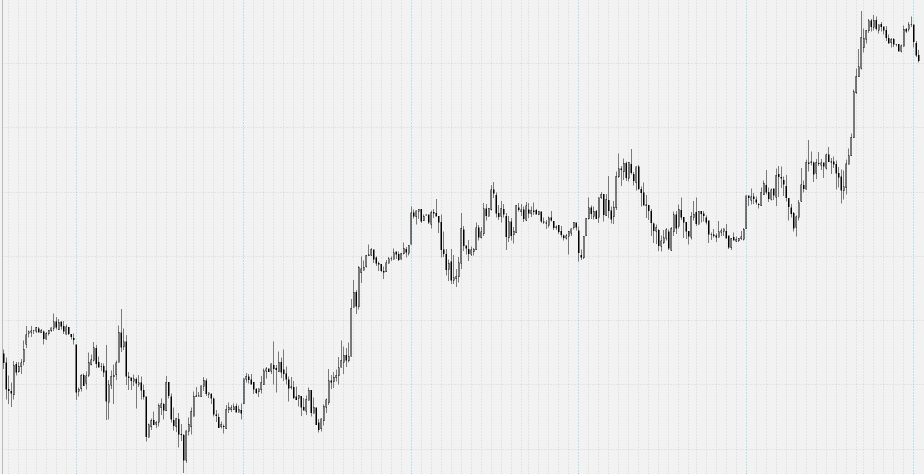
#> input picture test.jpg, 1848 x 947 px, found by its file name (shown at 1/2 size)
$ python candle.py
#> lines starting #> are read from the running program, lines starting #| are printed output that depends on the picture; after the words box and inside, x2 and y2 are one past the last pixel; in counts of white or black regions, pixels touching at a corner belong together
import time
import numpy as np
import datetime
import csv

import cv2


# input data besides screen
time = datetime.datetime(2021, 8, 25, 16, 30)       # note: year, month, day, hour, minute
cndl_frame = datetime.timedelta(minutes=15)
max_price = 33562
min_price = 32127

start = time - cndl_frame

#__________________________________________________________________________________________________________________
def candle_cnts(image):
    """ Find contours.
    Input -- a grayscale image is needed, if not, use it : image = cv2.cvtColor(image, cv2.COLOR_BGR2GRAY)

    cv2.threshold -- translate into binary format. Black 0,0,0 and  255, 255, 255.
        One for the needed, the other for the unnecessary. Сontrolled by parameter cv2.THRESH_...
        cv2.THRESH_BINARY for light background and cv2.THRESH_BINARY_INV for black background.
        Play with parametr number 2, for delate pale elementes from image.
        If background is black, that mean there are not pale elementes. Use 10 or less.

    cv2.findContours -- find contours.
        The image should not have bright or clear unnecessary elements.
        cv2.RETR_EXTERNAL -- sorted outside contours only

    cv2.drawContours -- visualization and storage for control. """

    T, thresh_img = cv2.threshold(image, 100, 255, cv2.THRESH_BINARY_INV)

    contours, _ = cv2.findContours(thresh_img, cv2.RETR_EXTERNAL, cv2.CHAIN_APPROX_NONE)

    img_contours = np.zeros(image.shape)
    cv2.drawContours(img_contours, contours, -1, (255,0,0), 1)
    cv2.putText(img_contours, str(len(contours)), (20,20), cv2.FONT_HERSHEY_SIMPLEX, 1, (255,0,0), 2)
    cv2.imwrite('F:\Python/candle/cndl_all.jpg', img_contours)

    return contours


def sort_left_to_right(cndls):
    """ Sorted contours by left to right """
    first_coord_list = [i[0][0][0] for i in cndls]

    first_coord_list.sort()

    for x in first_coord_list:
        for i in cnts:
            if x == i[0][0][0]:
                cndl_list.append(i)

    return cndl_list

def find_coord_mm(max, min):
    """ Find coordinate of max and min price of screen.
    cv2.drawContours -- visualization and storage for control . """

    cnt_max = []
    cnt_min = []
    max_pxl = cndl_list[0][0][0][1]
    min_pxl = cndl_list[0][0][0][1]
    for i in cnts:
        if i[0][0][1] < max_pxl:
            max_pxl = i[0][0][1]
            cnt_max = i
        for x in i:
            if x[0][1] > min_pxl:
                min_pxl = x[0][1]
                cnt_min = i

    cv2.drawContours(image, [cnt_max, cnt_min], -1, (0,255,255), 2)
    cv2.imwrite('F:\Python/candle/cndl_mm.jpg', image)

    return max_pxl, min_pxl


def jump_time():
    """ Accounting of non-working hours.
    for the future -- accounting holidays and transfer of working days  (website?). """

    tmp = start + cndl_frame
    ses_end = datetime.time(18, 45)
    work_end = datetime.time(23, 50)

    if tmp.time() == ses_end:
        tmp = tmp.replace(hour=19, minute=0)

    if cndl_frame!=datetime.timedelta(days=1) and (tmp.time()>work_end or tmp.date()>start.date()):
        tmp = tmp.replace(hour=7, minute=0)
        hol = tmp.weekday()
        if hol == 5:
            tmp = tmp + datetime.timedelta(days=2)

    return tmp
#_______________________________________________________________________________________________________________

class Candle:
    max_pc = None
    min_pc = None
    time = None

    def __init__(self, cndl_cnt):
        self.cndl_cnt = cndl_cnt

    def calculation(coord):
        """ Formulas for calculation.
        а -- displacement of max/min of the pixel relative to max_pxl expressed in %
        с -- displacement in% translate to price point
        Then we round up to the required sign. The template is the price values taken from the screen.
        mm -- subtract the difference from the point relative to which the offset was considered, which gives the desired price
        """

        a = float(((coord - max_pxl) * 100) / (min_pxl - max_pxl))
        b = float(max_price - min_price)
        c = float(((b) * a) / 100)

        if type(max_price) == int:
            c = round(c)
        else:
             s = str(max_price)
             c = round(c, abs(s.find('.')-len(s))-1)

        mm = max_price - c
        return mm


    def calculation_max_min(self, cnt):
        """ Calculation max min.
        Find coordinate of max and min point and go to formulas for calculation. """

        x = cnt[0][0][1]
        y = 0
        for i in cnt:
            if i[0][1] > y:
                y = i[0][1]
        max = max_price
        min = min_price

        if x != max_pxl:
            max = Candle.calculation(x)
        if y != min_pxl:
            min = Candle.calculation(y)

        return max, min


#_______________________________________________________________________________________________________________

image_path = 'F:\Python/candle/test.jpg'
image = cv2.imread(image_path, cv2.IMREAD_GRAYSCALE) # need cv2.IMREAD_GRAYSCALE
#> image: shape (947, 1848); min 0, max 251, mean 237.5
cnts = candle_cnts(image)
#> in candle_cnts, `T, thresh_img = cv2.threshold(image, 100, 255, cv2.THRESH_BINARY_INV)`:
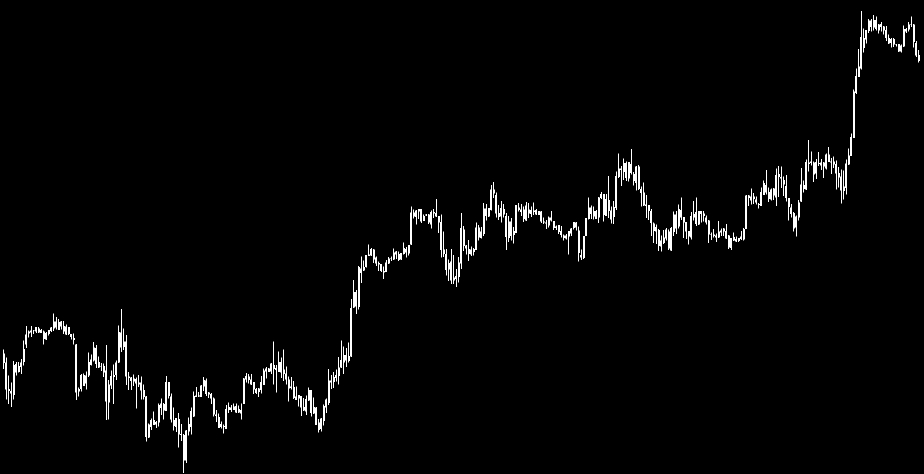
#> thresh_img: shape (947, 1848) (shown at 1/2 size); 1.3% white in thin lines or dots
#> in candle_cnts, `contours, _ = cv2.findContours(thresh_img, cv2.RETR_EXTERNAL, cv2.CHAI..`: contours = 367 contours, 135 with area under 20; largest, box (x1, y1, x2, y2) and area: (701, 598, 704, 713) 193, (151, 689, 154, 800) 191, (1706, 179, 1709, 276) 185, (291, 793, 294, 883) 161, (716, 532, 719, 619) 160
#> in candle_cnts, `cv2.drawContours(img_contours, contours, -1, (255,0,0), 1)`: img_contours: shape (947, 1848) float64; 1.2% white in thin lines or dots
#> in candle_cnts, `cv2.putText(img_contours, str(len(contours)), (20,20), cv2.FONT_HERSHE..`: img_contours: shape (947, 1848) float64; 1.2% white in thin lines or dots
#> cnts has the same summary as contours in candle_cnts

cndl_list = []
cndl_list = sort_left_to_right(cnts)
#> in sort_left_to_right, `first_coord_list = [i[0][0][0] for i in cndls]`: first_coord_list = 367 values, max 1837 at index 342, min 7 at index 104, mean 921.8
#> the loop in sort_left_to_right, `for x in first_coord_list:` made 367 passes
#> x on passes 1 to 3: 7, 12, 17
#> after the loop in sort_left_to_right, `for x in first_coord_list:`: cndl_list has the same summary as contours in candle_cnts

max_pxl, min_pxl = find_coord_mm(max_price, min_price)
#> in find_coord_mm, `max_pxl = cndl_list[0][0][0][1]`: max_pxl = 699
#> the loop in find_coord_mm, `for i in cnts:` made 367 passes
#> max_pxl on passes 106, 107, 108, 110, 111, 112, 113, 114, 116, 117, 118, 119: 696, 693, 690, 689, 685, 684, 683, 681, 670, 668, 667, 664
#> after the loop in find_coord_mm, `for i in cnts:`: cnt_max = contour of 232 points, box (x1, y1, x2, y2) (1721, 22, 1724, 139), area 126; cnt_min = contour of 154 points, box (x1, y1, x2, y2) (366, 868, 369, 946), area 102; max_pxl = 22; min_pxl = 945
#> in find_coord_mm, `cv2.drawContours(image, [cnt_max, cnt_min], -1, (0,255,255), 2)`: image: shape (947, 1848); min 0, max 251, mean 237.5
#> max_pxl = 22; min_pxl = 945

data_list = []
for i in cndl_list:
    x = Candle(i)
    x.max_pc, x.min_pc = x.calculation_max_min(i)
    x.time = jump_time()

    start = x.time

    data_list.append(x)
#> this loop made 367 passes
#> (x.max_pc, x.min_pc) on passes 1 to 3: (32509, 32450), (32485, 32356), (32429, 32342)

name = time.strftime('%Y-%m-%d-%H-%M')
with open (name + ".txt", 'w') as f:
    write = csv.writer(f)
    for i in data_list:
        write.writerow( [i.time, i.max_pc, i.min_pc] )         # ?? i.cndl_cnt

print(data_list[0].time, data_list[0].max_pc, data_list[0].min_pc, )
#| 2021-08-25 16:30:00 32509 32450

# ACCURACY: error of 1-2 price points with a 4-5 digit price value (30,000).
